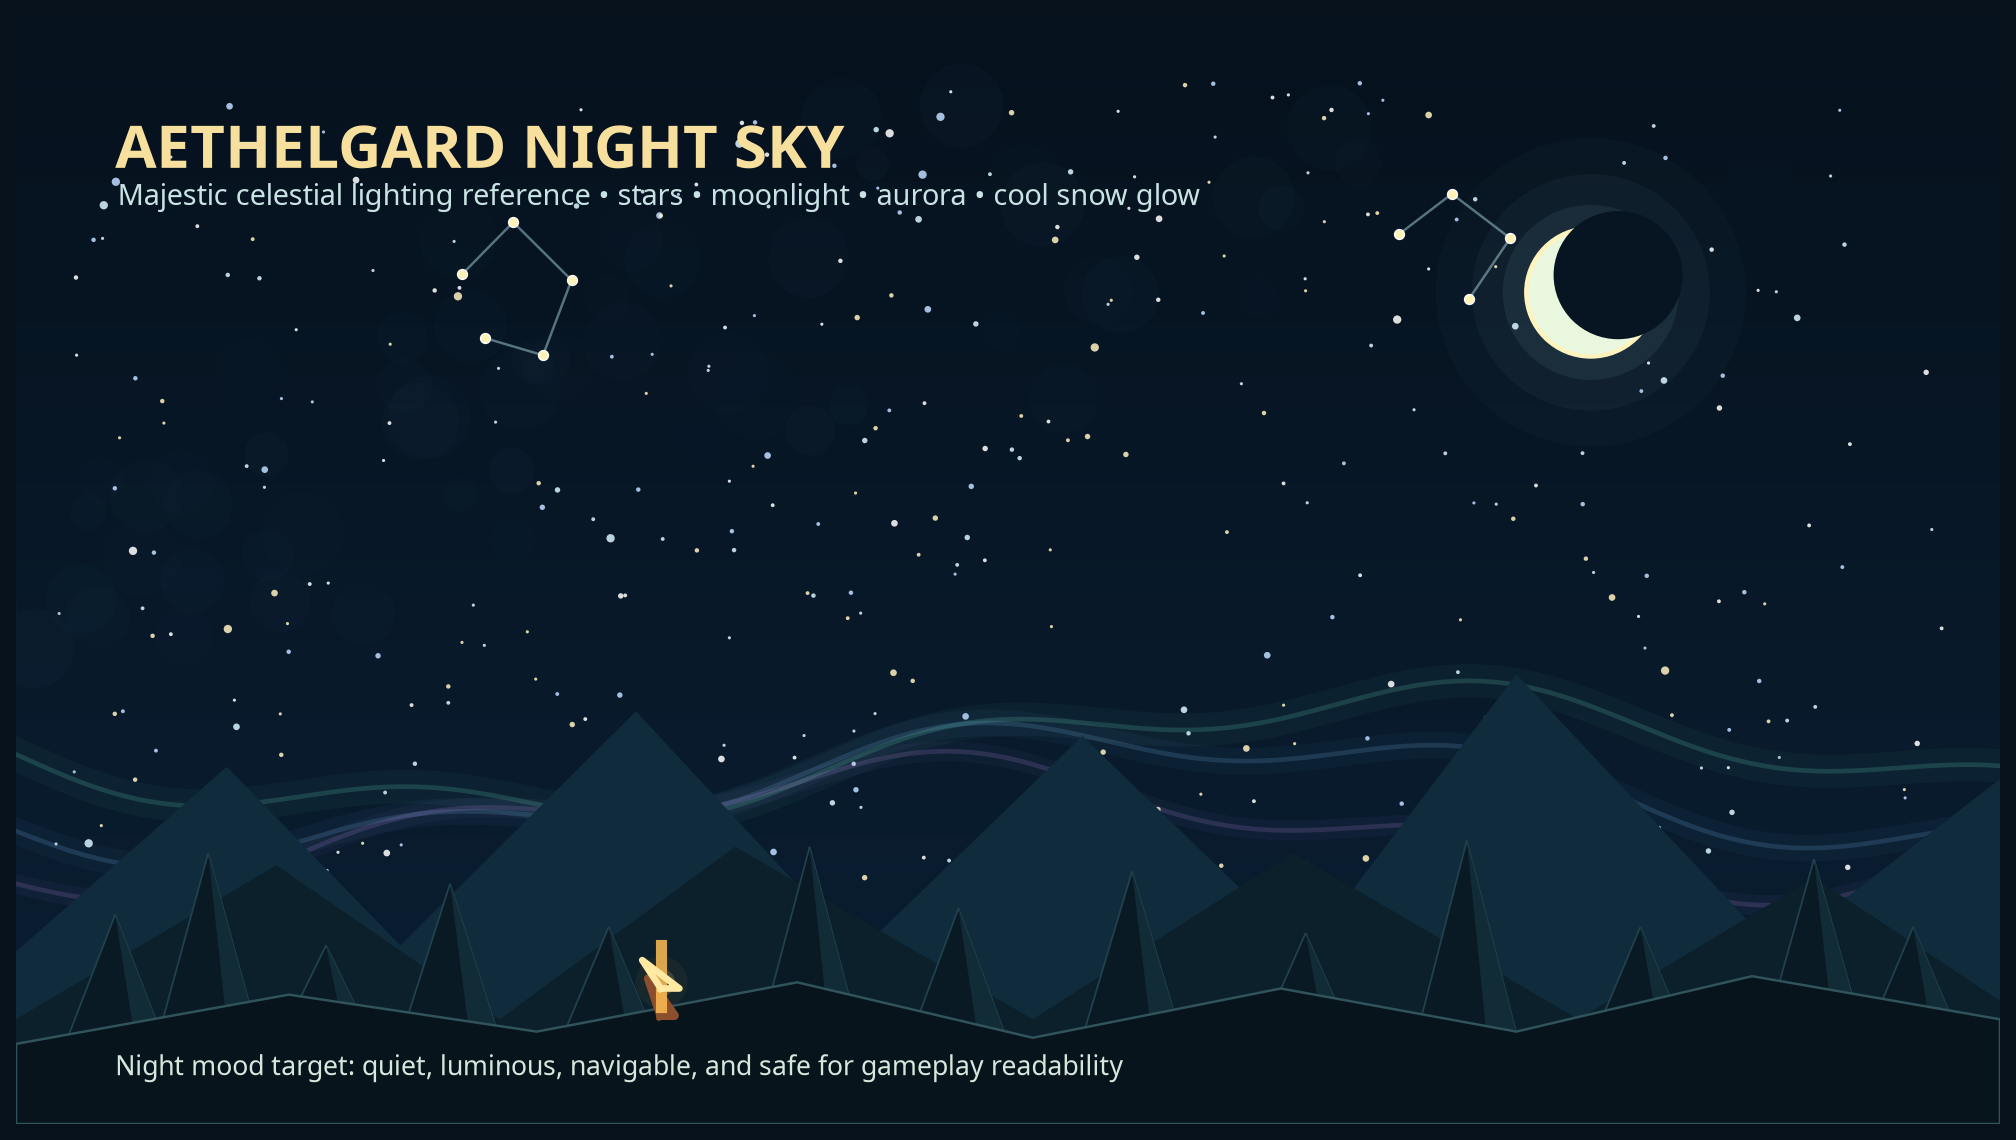

Here is the Python script that generated this plot:
import math
import numpy as np
import matplotlib.pyplot as plt
from matplotlib.patches import Circle, Polygon

W, H = 1600, 900
fig, ax = plt.subplots(figsize=(16, 9), dpi=160)
ax.set_xlim(0, W)
ax.set_ylim(H, 0)
ax.axis('off')
fig.patch.set_facecolor('#06111c')
ax.set_facecolor('#06111c')

# Deep-blue vertical night gradient.
for y in range(H):
    t = y / H
    c = (0.02 + .018*t, 0.065 + .055*t, 0.11 + .09*t)
    ax.axhline(y, color=c, linewidth=1, zorder=0)

rng = np.random.default_rng(240823)
# Broad Milky Way haze made from translucent diagonal clouds.
for _ in range(95):
    x = rng.uniform(-100, W + 100)
    y = 455 - .36 * x + rng.normal(0, 72)
    if 60 < y < 750:
        ax.scatter(x, y, s=rng.uniform(200, 1500), color=rng.choice(['#5a9db7', '#6c89c2', '#9db4d6']), alpha=rng.uniform(.008, .024), linewidths=0, zorder=1)

# Main stars plus a few intentional constellations.
xs = rng.uniform(30, W - 30, 330)
ys = rng.uniform(55, 720, 330)
sizes = rng.choice([2, 3, 4, 6, 9, 14], size=len(xs), p=[.34, .25, .18, .12, .07, .04])
colors = rng.choice(['#d9f4ff', '#fff1c0', '#c0dcff', '#ffffff'], size=len(xs))
ax.scatter(xs, ys, s=sizes, c=colors, alpha=.86, linewidths=0, zorder=3)
for pts in [[(360,210),(401,168),(448,215),(425,276),(378,262)], [(1115,178),(1158,145),(1205,181),(1172,230)]]:
    ax.plot([p[0] for p in pts], [p[1] for p in pts], color='#bce8f2', alpha=.45, linewidth=1.1, zorder=2)
    ax.scatter([p[0] for p in pts], [p[1] for p in pts], s=20, c='#fff2b8', edgecolors='#ffffff', linewidths=.6, zorder=4)

# Crescent moon and glow.
for r, a in [(125,.025),(96,.04),(71,.075)]:
    ax.add_patch(Circle((1270, 225), r, facecolor='#a9e2ef', edgecolor='none', alpha=a, zorder=2))
ax.add_patch(Circle((1270,225), 52, facecolor='#eaf7df', edgecolor='#fff3bd', linewidth=2, zorder=5))
ax.add_patch(Circle((1292,211), 52, facecolor='#071421', edgecolor='none', zorder=6))

# Fine aurora ribbons near the horizon.
for i, color in enumerate(['#6fe6c0', '#78b8ee', '#bd8ee9']):
    t = np.linspace(0, 1, 240)
    x = 0 + 1600*t
    y = 600 + 30*i + 45*np.sin(t*math.pi*2.2 + i*.8) + 18*np.sin(t*math.pi*7.4)
    ax.plot(x, y, color=color, linewidth=15-i*3, alpha=.045, zorder=4)
    ax.plot(x, y, color=color, linewidth=2.1, alpha=.17, zorder=5)

# Layered mountains and pines create a usable survival-RPG horizon read.
ax.add_patch(Polygon([(0,760),(170,610),(310,755),(500,565),(680,760),(860,585),(1040,760),(1210,535),(1420,760),(1600,620),(1600,900),(0,900)], facecolor='#102b3b', edgecolor='none', zorder=8))
ax.add_patch(Polygon([(0,815),(210,690),(390,815),(580,675),(820,815),(1030,680),(1260,815),(1450,700),(1600,800),(1600,900),(0,900)], facecolor='#0b202b', edgecolor='none', zorder=9))
for x, h in [(80,120),(155,170),(250,95),(350,145),(478,110),(640,175),(760,125),(900,155),(1040,105),(1170,180),(1310,110),(1450,165),(1530,110)]:
    base = 850
    ax.add_patch(Polygon([(x-46,base),(x,base-h),(x+46,base)], facecolor='#091a25', edgecolor='#21414d', linewidth=.8, zorder=10))
    ax.add_patch(Polygon([(x,base-h),(x+46,base),(x+17,base-12)], facecolor='#112c37', edgecolor='none', zorder=11))
# Foreground ridge.
ax.add_patch(Polygon([(0,835),(220,795),(420,825),(630,785),(820,830),(1020,790),(1210,825),(1400,780),(1600,815),(1600,900),(0,900)], facecolor='#07141c', edgecolor='#31535c', linewidth=1.1, zorder=12))

# A small warm campfire anchor makes the night readable as a game reference.
ax.scatter([520], [785], s=550, color='#f2a13f', alpha=.055, linewidths=0, zorder=13)
ax.scatter([520], [785], s=150, color='#ffcf63', alpha=.18, linewidths=0, zorder=14)
ax.plot([520, 510, 531, 520], [812, 782, 812, 812], color='#8b4f2d', linewidth=4, zorder=15)
ax.plot([520, 520], [805, 755], color='#ffbd54', linewidth=5, alpha=.85, zorder=16)
ax.plot([520, 505, 535, 520], [790, 767, 790, 790], color='#ffe9a3', linewidth=3, zorder=17)

ax.text(80, 105, 'AETHELGARD NIGHT SKY', color='#f7df9e', fontsize=27, weight='bold', ha='left', va='center', zorder=20)
ax.text(82, 145, 'Majestic celestial lighting reference • stars • moonlight • aurora • cool snow glow', color='#c9e3e4', fontsize=13, ha='left', va='center', zorder=20)
ax.text(80, 852, 'Night mood target: quiet, luminous, navigable, and safe for gameplay readability', color='#d6e8dd', fontsize=12, ha='left', va='center', zorder=20)

fig.savefig('/home/ubuntu/aethelgard_night_sky_reference.png', facecolor=fig.get_facecolor(), bbox_inches='tight')
